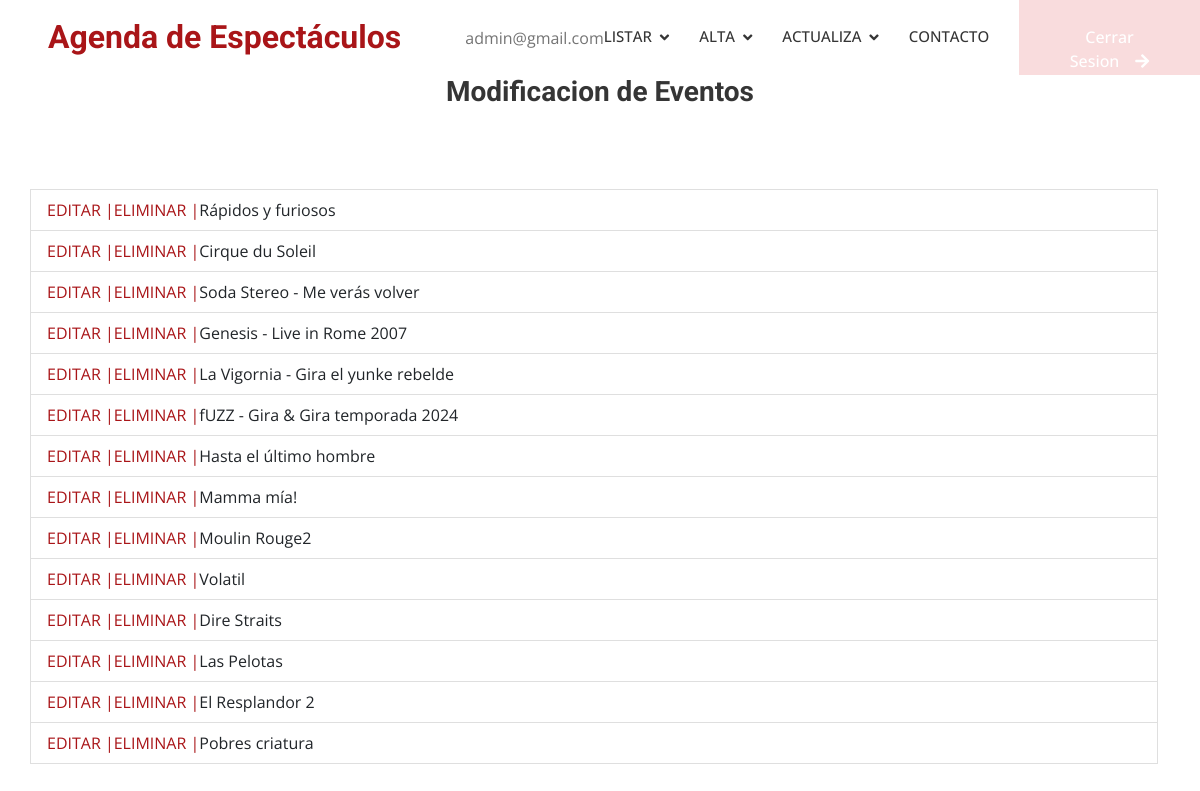
/modificaevento (signed in), run on the app's committed database.
### tables this page shows
CREATE TABLE `evento` (
  `id` int(11) NOT NULL,
  `nombre` varchar(300) NOT NULL,
  `descripcion` text NOT NULL,
  `fecha` date NOT NULL,
  `tipo` int(11) NOT NULL
);

### app/views/eventview.php (called while the page is built, shortened)
<?php
Class EventView {
    function showEventsUpdate($events) {
        require_once 'templates/show_events_edit.phtml';
        }
}

### app/controllers/eventcontroller.php (called while the page is built, shortened)
<?php
include_once 'app/models/eventmodel.php';
include_once 'app/views/eventview.php';
class EventController {
    private $model;
    private $view;
    function __construct($res){
      $this->model = new EventModel();
      $this->view = new EventView($res->user);
  }
    function showEvents1(){
      $events = $this->model->getAll();
      $this->view->showEventsUpdate($events);
  }
}

### app/models/eventmodel.php (called while the page is built, shortened)
<?php
Class EventModel {
    private $db;
    public function __construct() {
       $this->db = new PDO('mysql:host=localhost;dbname=g27_db_webspectaculos;charset=utf8', 'root', '');
   }
    public function getAll(){
        $query = $this->db->prepare('SELECT * FROM evento');
        $query->execute();
        $events = $query->fetchAll(PDO::FETCH_OBJ);
        return $events;
    }
}

### templates/show_events_edit.phtml (the view)
<?php require_once 'templates/header.phtml';
?>
<h3 align='center'>Modificacion de Eventos</h3>
<div class='container-xxl py-5'>
    <div class='container'>
    <div class='row g-4'>
        <ul class='list-group mt-5'>
            <?php foreach($events as $event): ?>
                <li class='list-group-item'>
                    <a href="editar/<?=$event->id?>">EDITAR  |</a><a href="eliminar/<?=$event->id?>">ELIMINAR  |</a><?=$event->nombre ?>
                </li>
            <?php endforeach?>
        </ul>
    </div>
    </div>
</div>
<?php
require_once 'templates/footer.phtml';

### css/style.css (style rules this page uses)
:root { --primary: #a91518; --light: #F5F5F5; --dark: #353535; }

### data on the page
evento: nombre "Rápidos y furiosos"
evento: nombre "Cirque du Soleil"
evento: nombre "Soda Stereo - Me verás volver"
evento: nombre "Genesis - Live in Rome 2007"
evento: nombre "La Vigornia - Gira el yunke rebelde"
evento: nombre "fUZZ - Gira & Gira temporada 2024"
evento: nombre "Hasta el último hombre"
evento: nombre "Mamma mía!"
evento: nombre "Moulin Rouge2"
evento: nombre "Volatil"
evento: nombre "Dire Straits"
evento: nombre "Las Pelotas"
evento: nombre "El Resplandor 2"
evento: nombre "Pobres criatura"

### other printed values
$this->user->email "admin@gmail.com"
